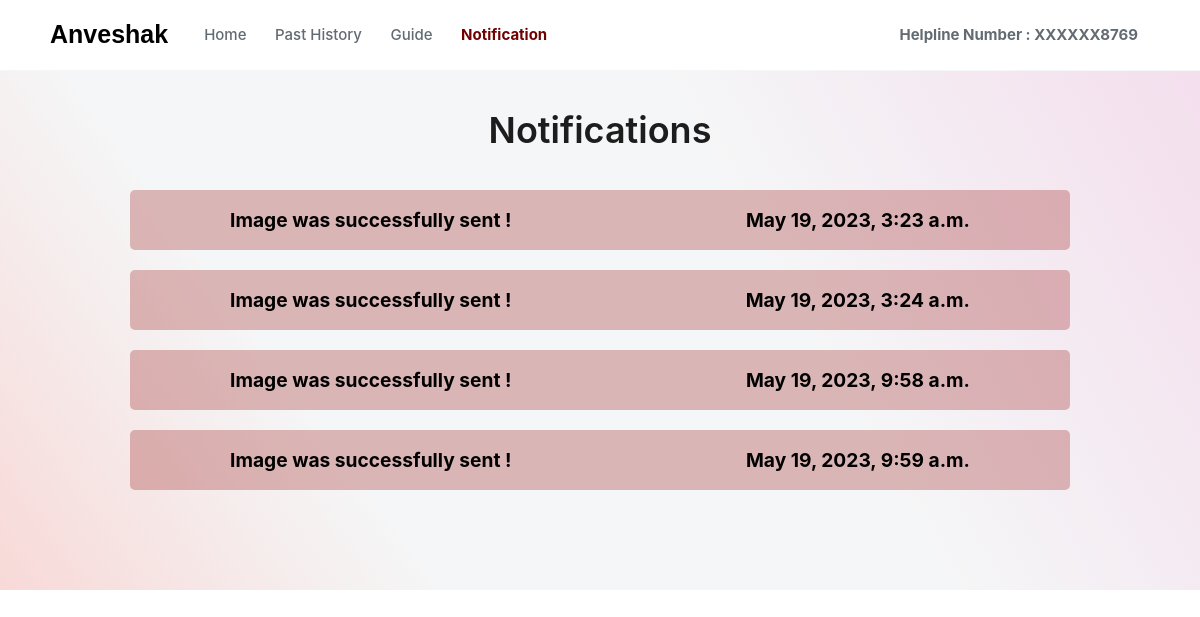
Page /notification on the committed database.
### posts/models.py (models this page shows)
class Post(models.Model):
    image = models.ImageField(null=True, blank=True, max_length=255, upload_to='img/%y')
    address = models.CharField(max_length=1000000)
    dated = models.DateTimeField(default=datetime.now, blank=True)

### posts/views.py (the view)
# urls.py: path('notification', views.notify, name = 'notify'),
def notify(request):
    features = Post.objects.all()
    return render(request, 'notification.html', {'features' : features})

### templates/notification.html (shortened to what this page needs)
<!DOCTYPE html>
{% load static %}
<html>
<head>
    <link href="{% static 'styles.css' %}" rel="stylesheet" type="text/css" />
</head>
<body>
    <div data-collapse="small" data-animation="default" data-duration="400" data-easing="ease" data-easing2="ease"
        role="banner" class="nav-bar w-nav">
        <div class="nav-container w-container">
            <div class="logo-div">
                <a href="#" aria-current="page" class="logotext"><b>Anveshak</b></a>
            </div>
            <nav role="navigation" class="nav-content w-nav-menu">
                <div class="nav-menu">
                    <a href="{% url 'home' %}" class="nav-link w-nav-link">Home</a>
                    <a href="{% url 'index' %}" class="nav-link w-nav-link">Past History</a>
                    <a href="{% url 'guide' %}" class="nav-link w-nav-link">Guide</a>
                    <a href="{% url 'notify' %}" class="nav-link w-nav-link" style="color:#710101;"><b>Notification</b></a>
                </div>
                <div class="nav-cta-button-container">
                    <a href="#" class="nav-link w-nav-link"><b>Helpline Number  :  XXXXXX8769</b></a>
                </div>
            </nav>
        </div>
    </div>
    <div class="page-wrapper">
        <div class="section light-color-gradient  wf-section" style="padding-top:3%">
            <div class="containers w-container">
                <div class="text-box _1200px center-align ">
                    <h2 class="heading h2">Notifications</h2>
                    <br>
                    {% for feature in features %}
                    <div class="card2" style="width: 100%;">
                        <div class="card-body">
                            <div class="grid">
                                <span class="card-text"
                                    style="color: #000; font-size: larger; font-weight: bold;text-align: left;margin-left: 80px;">Image was successfully sent !</span>
                                <span class="card-text"
                                    style="color: #000; font-size: larger; font-weight: bold;text-align: right;margin-right: 80px;">{{feature.dated}}</span>
                            </div>
                        </div>
                    </div>
                    <br>
                    {% endfor %}
                </div>
            </div>
        </div>
    </div>
</body>
</html>

### rows in the picture
Post: dated "May 19, 2023, 3:23 a.m."
Post: dated "May 19, 2023, 3:24 a.m."
Post: dated "May 19, 2023, 9:58 a.m."
Post: dated "May 19, 2023, 9:59 a.m."
